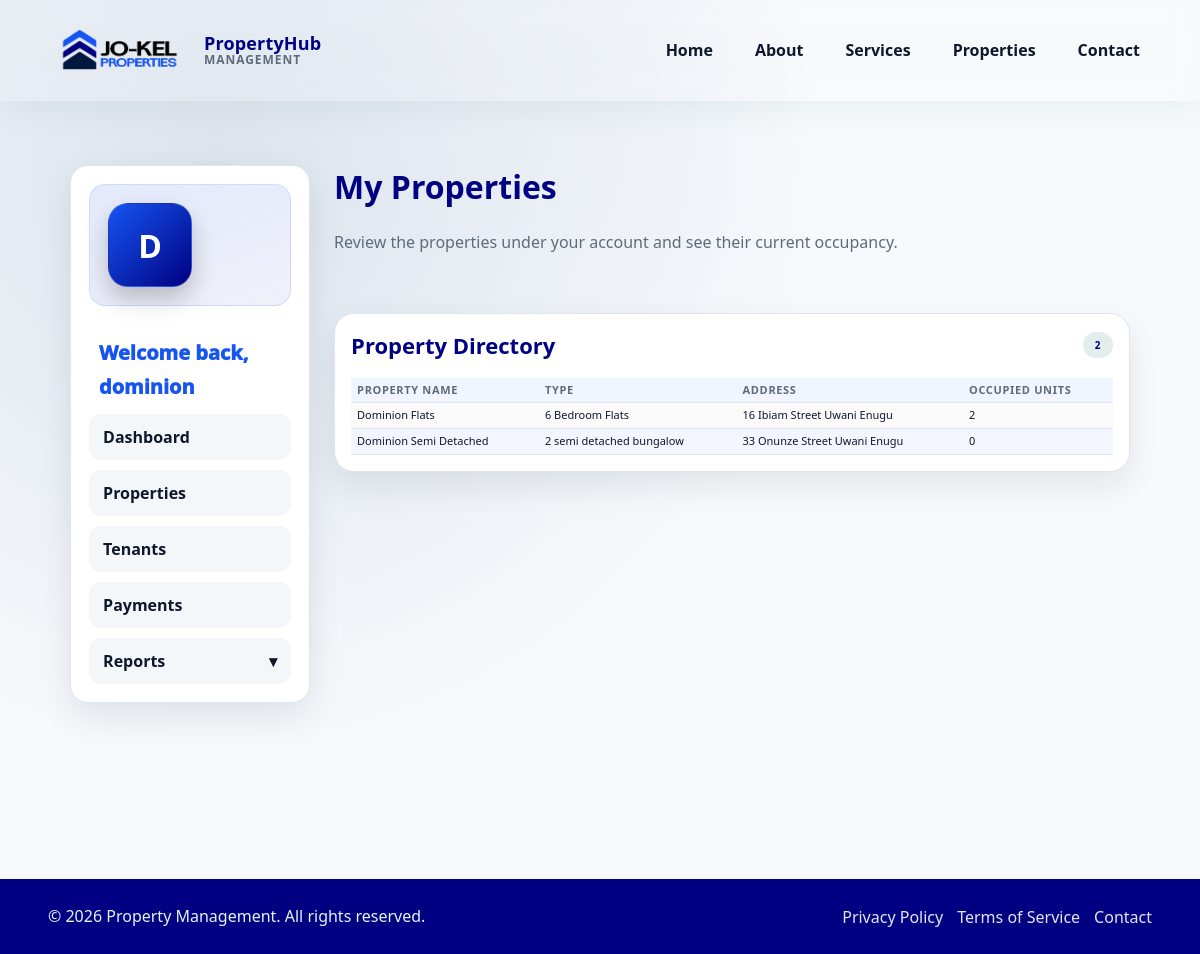
Screenshot of /accounts/landlord/properties/ (signed in) with the database file from the repository.
### apps/properties/models.py (models this page shows, shortened)
class Property(models.Model):
    landlord = models.ForeignKey(
        Landlord,
        on_delete=models.CASCADE,
        related_name='managed_properties',
    )
    property_name = models.CharField(max_length=160)
    property_type = models.CharField(max_length=120)
    number_of_units = models.PositiveIntegerField(default=1, validators=[MinValueValidator(1)])
    address = models.TextField()
    city = models.CharField(max_length=120, blank=True)
    state = models.CharField(max_length=120, blank=True)
    description = models.TextField(blank=True)
    created_at = models.DateTimeField(auto_now_add=True)
    updated_at = models.DateTimeField(auto_now=True)
    class Meta:
        ordering = ['property_name', '-created_at']

### apps/accounts/views.py (the view)
# urls.py: path('landlord/properties/', LandlordPropertyListView.as_view(), name='landlord-property-list'),
class LandlordPropertyListView(LandlordOnlyMixin, TemplateView):
    template_name = 'accounts/landlord_property_list.html'
    def get_context_data(self, **kwargs):
        context = super().get_context_data(**kwargs)
        landlord = self.get_landlord_profile()
        if landlord is None:
            properties = []
        else:
            properties = list(
                Property.objects.filter(landlord=landlord)
                .select_related('landlord', 'landlord__user')
                .prefetch_related('tenants')
                .order_by('property_name')
            )
        for property_obj in properties:
            property_obj.occupied_units_count = property_obj.tenants.count()
        context.update(
            {
                'managed_properties': properties,
                'managed_properties_count': len(properties),
            }
        )
        return context

### apps/accounts/adapter.py (called while the page is built)
def get_user_role(user):
    if not user.is_authenticated:
        return UserProfile.ROLE_USER
    profile = getattr(user, 'profile', None)
    if profile and profile.role:
        return profile.role
    if user.is_staff:
        return UserProfile.ROLE_STAFF
    return UserProfile.ROLE_USER

### apps/accounts/views.py (called while the page is built)
    def dispatch(self, request, *args, **kwargs):
        if get_user_role(request.user) != UserProfile.ROLE_LANDLORD:
            return redirect(get_dashboard_url_for_user(request.user))
        return super().dispatch(request, *args, **kwargs)

    def get_landlord_profile(self):
        return getattr(self.request.user, 'landlord_profile', None)

### templates/accounts/landlord_property_list.html (shortened to what this page needs)
{% extends 'dashboard/landlord_base.html' %}
{% block dashboard_content %}
<div class="dashboard-header">
    <div>
        <h1>My Properties</h1>
        <p>Review the properties under your account and see their current occupancy.</p>
    </div>
</div>
<section class="dashboard-panel">
    <div class="dashboard-panel-header">
        <h2>Property Directory</h2>
        <span class="pill">{{ managed_properties_count }}</span>
    </div>
    <div class="dashboard-table-wrap">
        <table class="dashboard-table">
            <thead>
                <tr>
                    <th>Property Name</th>
                    <th>Type</th>
                    <th>Address</th>
                    <th>Occupied Units</th>
                </tr>
            </thead>
            <tbody>
                {% for property in managed_properties %}
                <tr>
                    <td>{{ property.property_name }}</td>
                    <td>{{ property.property_type }}</td>
                    <td>{{ property.address }}</td>
                    <td>{{ property.occupied_units_count }}</td>
                </tr>
                {% empty %}
                <tr>
                    <td colspan="4" class="dashboard-table-empty">No properties are assigned to your account yet.</td>
                </tr>
                {% endfor %}
            </tbody>
        </table>
    </div>
</section>
{% endblock %}

### dashboard/templates/dashboard/landlord_base.html (shortened to what this page needs)
{% extends 'dashboard/base.html' %}
{% block dashboard_sidebar %}
<div class="sidebar-profile">
    <div class="sidebar-profile-avatar" aria-hidden="true">
        {{ request.user.get_full_name|default:request.user.username|slice:":1"|upper }}
    </div>
</div>
<div class="sidebar-profile-copy">
    <p class="sidebar-profile-greeting">Welcome back, {{ request.user.get_full_name|default:request.user.username }}</p>
</div>
<nav class="sidebar-nav">
    <ul>
        <li><a href="{% url 'dashboard:landlord' %}">Dashboard</a></li>
        <li><a href="{% url 'accounts:landlord-property-list' %}">Properties</a></li>
        <li><a href="{% url 'accounts:landlord-tenant-list' %}">Tenants</a></li>
        <li><a href="{% url 'dashboard:landlord-payments' %}">Payments</a></li>
        <li class="sidebar-dropdown-item">
            <details class="sidebar-dropdown">
                <summary>Reports</summary>
            </details>
        </li>
    </ul>
</nav>
{% endblock %}

### static/css/style.css (style rules this page uses)
:root { --primary: #1655f2; --primary-dark: #000082; --accent: #ffe600; --primary: #1655f2; --primary-dark: #000082;; --accent: #ffe600; --surface: #ffffff; --surface-muted: #f5f7fb; --text: #010610; --muted: #6b7280; --border: #e5e7eb; --shadow: 0 14px 34px rgba(17, 24, 39, 0.08); --surface-muted: #f4f7fa; --text: #0f172a; --muted: #5f6b7a; --border: #dfe5ec; --shadow: 0 14px 34px rgba(15, 23, 42, 0.09); }
*, *::before, *::after { box-sizing: border-box; }
body { margin: 0; font-family: 'system-ui', -apple-system, BlinkMacSystemFont, 'Segoe UI', Roboto, Helvetica, Arial, sans-serif, 'Apple Color Emoji', 'Segoe UI Emoji', 'Segoe UI Symbol'; color: var(--text); background: radial-gradient(circle at 18% 18%, rgba(58, 89, 146, 0.14) 0, #f7fafc 48%), radial-gradient(circle at 82% 0%, rgba(19, 24, 168, 0.12) 0, #f7fafc 36%), #f7fafc; min-height: 100vh; }
a { color: inherit; text-decoration: none; }
section { margin-top: 40px; background: var(--surface); border: 1px solid var(--border); border-radius: 16px; padding: 28px; box-shadow: var(--shadow); }
section h2 { margin: 0 0 12px; font-size: 22px; color: var(--primary-dark); }
h1, h2, h3, h4, h5, h6 { color: var(--primary-dark); margin-top: 0; }
p { line-height: 1.7; color: var(--muted); }
.pill { display: inline-block; padding: 6px 12px; border-radius: 999px; background: rgba(15, 118, 110, 0.12); color: var(--primary-dark); font-weight: 600; font-size: 10px; letter-spacing: 0.05em; }
.sidebar-profile { display: grid; gap: 14px; margin-bottom: 20px; padding: 18px; border-radius: 16px; background: linear-gradient(160deg, rgba(22, 85, 242, 0.12), rgba(0, 0, 130, 0.06)); border: 1px solid rgba(22, 85, 242, 0.12); }
.sidebar-profile-avatar { width: 84px; height: 84px; border-radius: 20px; display: flex; align-items: center; justify-content: center; background: linear-gradient(135deg, var(--primary) 0%, var(--primary-dark) 100%); color: #ffffff; font-size: 32px; font-weight: 900; text-transform: uppercase; box-shadow: 0 12px 24px rgba(0, 0, 0, 0.22); border: 1px solid rgba(255, 255, 255, 0.12); }
.sidebar-profile-copy { display: grid; gap: 4px; }
.sidebar-profile-copy p { margin: 10px; font-size: 20px; font-weight: 1000; color: var(--primary) }
.sidebar-nav ul { list-style: none; margin: 0; padding: 0; display: grid; gap: 10px; }
.sidebar-nav a { display: block; padding: 12px 14px; border-radius: 12px; font-weight: 700; color: var(--text); background: var(--surface-muted); transition: background 0.2s ease, color 0.2s ease, transform 0.2s ease; }
.sidebar-dropdown-item { position: relative; }
.sidebar-dropdown { width: 100%; }
.sidebar-dropdown summary { list-style: none; cursor: pointer; display: block; padding: 12px 14px; border-radius: 12px; font-weight: 700; color: var(--text); background: var(--surface-muted); transition: background 0.2s ease, color 0.2s ease; }
.sidebar-dropdown summary::marker, .sidebar-dropdown summary::-webkit-details-marker { display: none; }
.sidebar-dropdown summary::after { content: '\25BE'; float: right; transition: transform 0.2s ease; }
.dashboard-header { display: flex; align-items: flex-start; justify-content: space-between; gap: 16px; margin-bottom: 24px; }
.dashboard-panel { padding: 16px; border-radius: 20px; border: 1px solid var(--border); background: var(--surface); box-shadow: var(--shadow); }
.dashboard-panel-header { display: flex; align-items: center; justify-content: space-between; gap: 12px; margin-bottom: 18px; }
.dashboard-panel-header h2 { margin: 0; }
.dashboard-table-wrap { width: calc(100% + 24px); margin-inline: -12px; padding-inline: 12px; overflow-x: auto; }
.dashboard-table { width: 100%; border-collapse: collapse; min-width: 720px; }
.dashboard-table th, .dashboard-table td { padding: 5px 6px; text-align: left; border-bottom: 1px solid var(--border); vertical-align: top; font-size: 11px; line-height: 1.35; }
.dashboard-table th { font-size: 11px; text-transform: uppercase; letter-spacing: 0.06em; color: var(--muted); background: rgba(22, 85, 242, 0.06); }
.dashboard-table tbody tr:nth-child(odd) { background: rgba(15, 23, 42, 0.02); }
.dashboard-table tbody tr:nth-child(even) { background: rgba(22, 85, 242, 0.05); }

### rows the page displays
Property: property_name "Dominion Flats", property_type "6 Bedroom Flats", address "16 Ibiam Street Uwani Enugu", occupied_units_count "2"
Property: property_name "Dominion Semi Detached", property_type "2 semi detached bungalow", address "33 Onunze Street Uwani Enugu", occupied_units_count "0"

### other values shown
{{ request.user.get_full_name|default:request.user.username }} "dominion"
{{ managed_properties_count }} "2"
